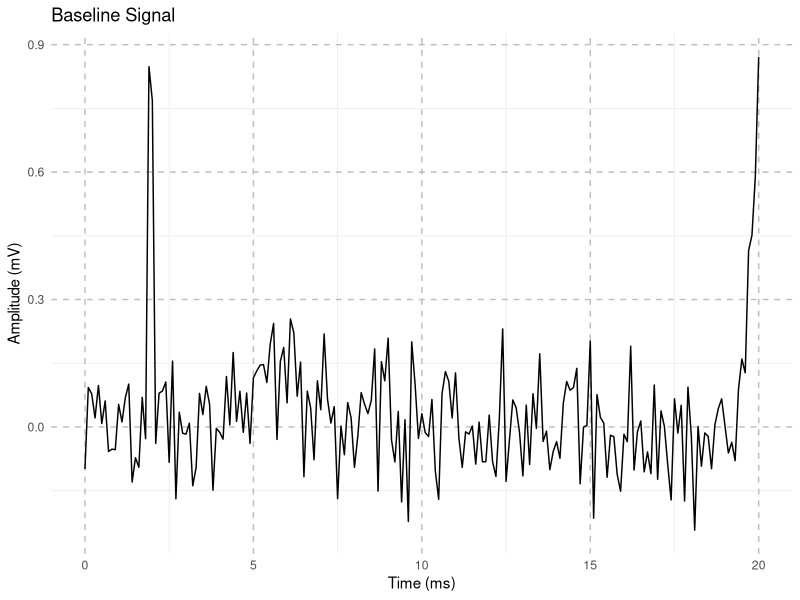
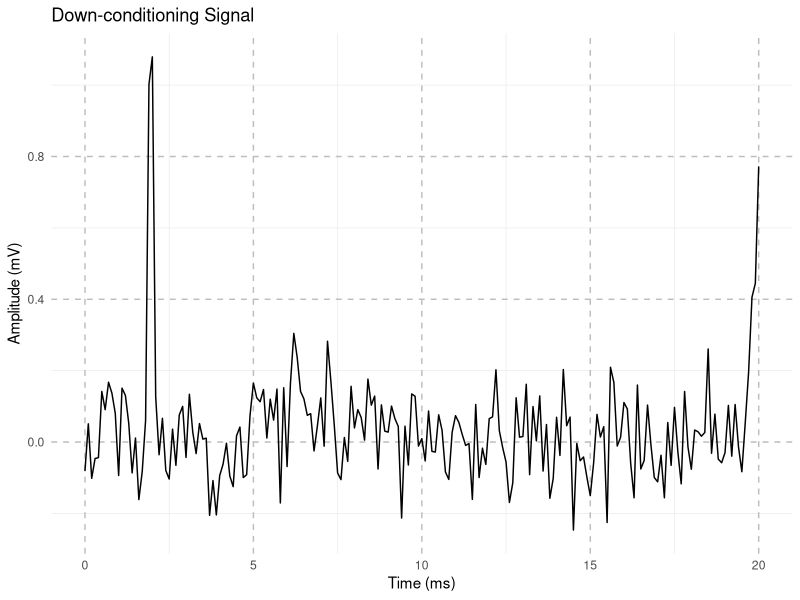
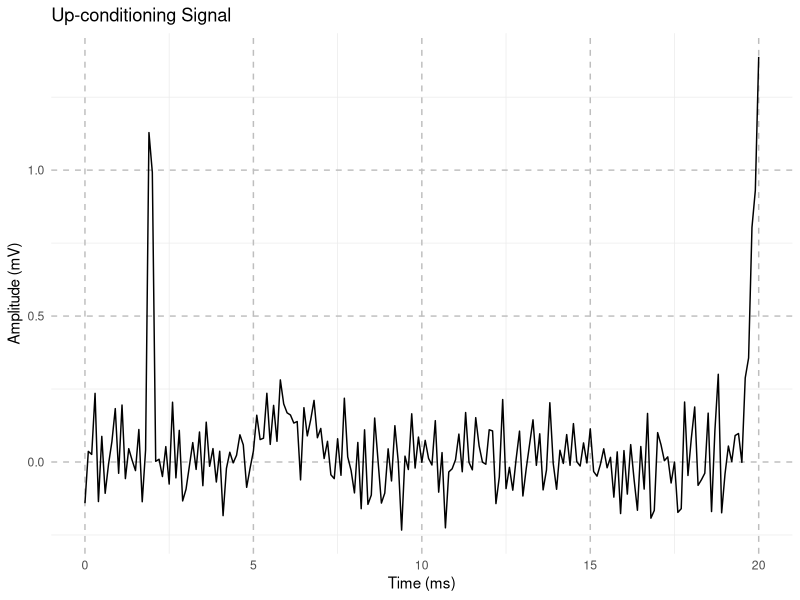
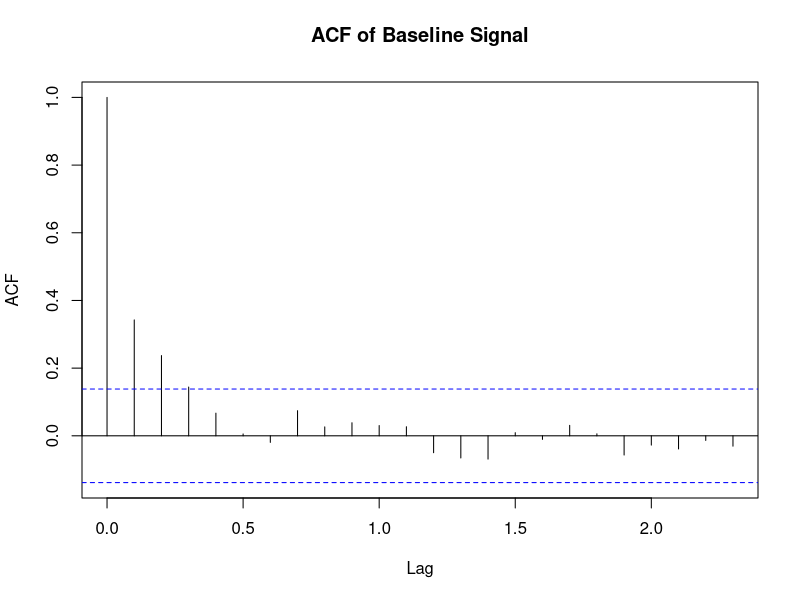
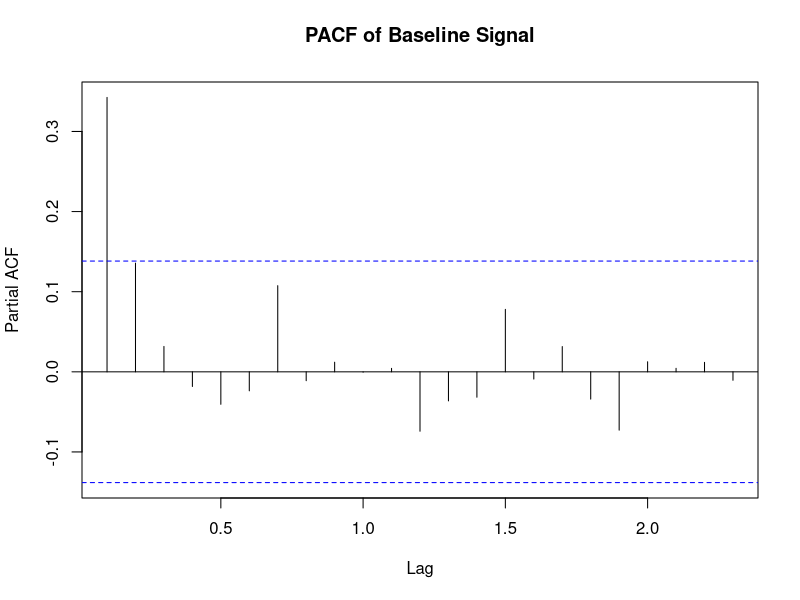
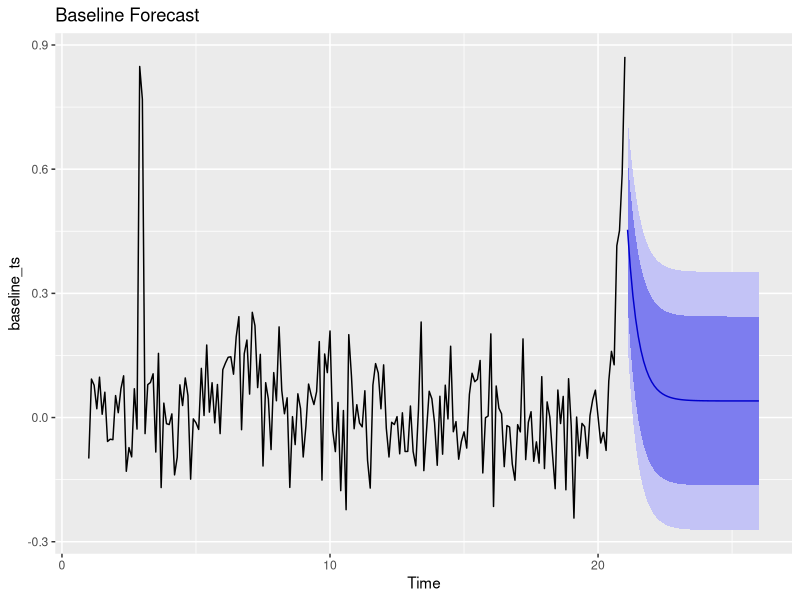
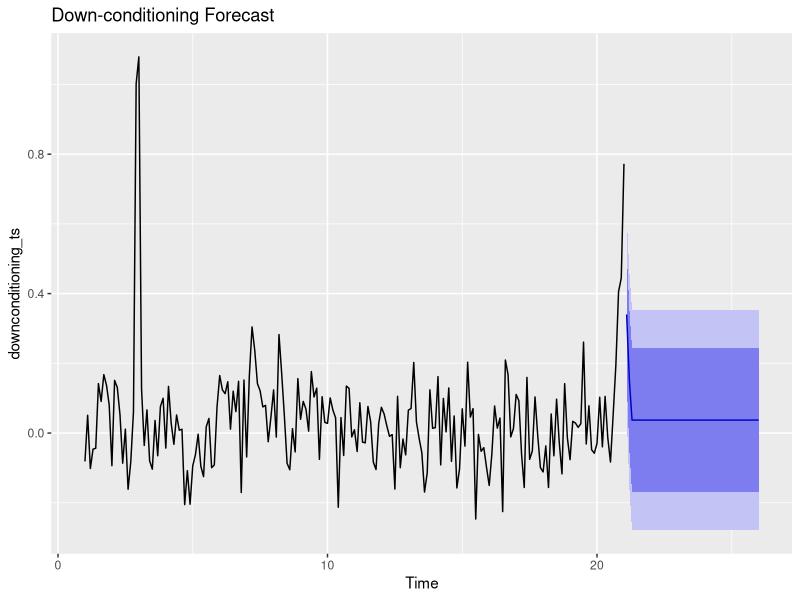
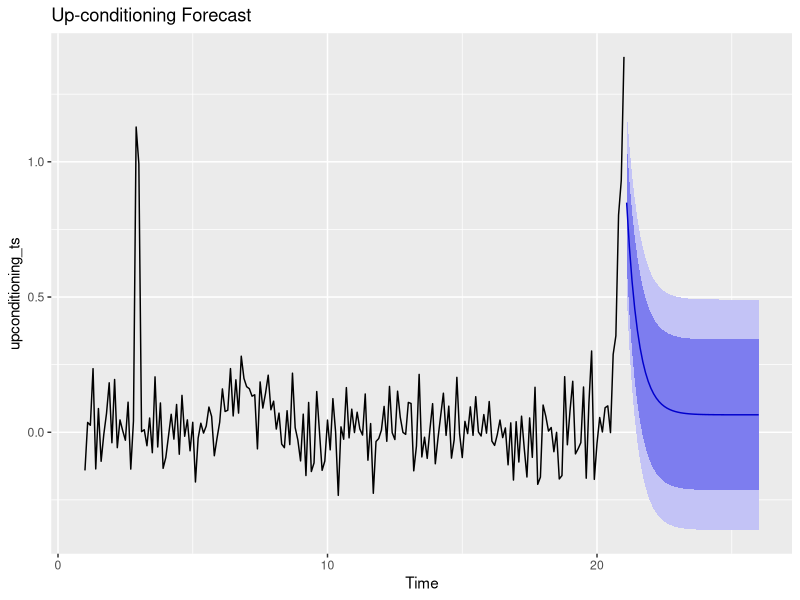

R code for these plots, in order:
# Load required libraries
library(ggplot2)
library(forecast)
library(tseries)

# Parameters for simulated data generation
sampling_rate <- 10000   # samples per second
duration <- 0.02         # 20 milliseconds
time <- seq(0, duration, length.out = sampling_rate * duration + 1)

# Function to generate EMG signal with different conditioning states
generate_emg_signal <- function(condition = "baseline", type = "additive") {
  stimulus_start <- round(0.002 * sampling_rate)
  stimulus_duration <- round(0.0002 * sampling_rate)
  stimulus_signal <- rep(0, length(time))
  stimulus_signal[stimulus_start:(stimulus_start + stimulus_duration - 1)] <- 1
  
  m_wave_center <- round(0.006 * sampling_rate)
  m_wave_std <- 0.0007 * sampling_rate
  m_wave <- exp(-0.55 * ((time * sampling_rate - m_wave_center) / m_wave_std)^2)
  
  h_wave_center <- round(0.0201 * sampling_rate)
  h_wave_std <- 0.00025 * sampling_rate
  h_wave_amplitude <- ifelse(condition == "baseline", 1, ifelse(condition == "downconditioning", 0.7, 1.3))
  h_wave <- exp(-0.5 * ((time * sampling_rate - h_wave_center) / h_wave_std)^2)
  
  emg_signal <- stimulus_signal + m_wave * 0.15 + h_wave * h_wave_amplitude
  noise <- rnorm(length(emg_signal), mean = 0, sd = 0.1)
  
  if (type == "additive") {
    return(emg_signal + noise)  # Additive model
  } else if (type == "multiplicative") {
    return(emg_signal * (1 + noise))  # Multiplicative model
  }
}

# Generate data for baseline, down-conditioning, and up-conditioning
baseline_signal <- generate_emg_signal("baseline")
downconditioning_signal <- generate_emg_signal("downconditioning")
upconditioning_signal <- generate_emg_signal("upconditioning")

# Visualize EMG signals
plot_emg_signal <- function(signal, title) {
  emg_data <- data.frame(Time = time * 1000, EMG_Signal = signal)
  ggplot(emg_data, aes(x = Time, y = EMG_Signal)) +
    geom_line(color = "black") +
    labs(x = "Time (ms)", y = "Amplitude (mV)", title = title) +
    theme_minimal() +
    theme(panel.grid.major = element_line(color = "gray", linetype = "dashed"))
}

plot_emg_signal(baseline_signal, "Baseline Signal")
plot_emg_signal(downconditioning_signal, "Down-conditioning Signal")
plot_emg_signal(upconditioning_signal, "Up-conditioning Signal")

# Convert signals to time series (sampling frequency 10 Hz for demonstration)
baseline_ts <- ts(baseline_signal, frequency = 10)
downconditioning_ts <- ts(downconditioning_signal, frequency = 10)
upconditioning_ts <- ts(upconditioning_signal, frequency = 10)

# Check stationarity with Augmented Dickey-Fuller Test
adf.test(baseline_ts)       # Null Hypothesis: non-stationary
adf.test(downconditioning_ts)
adf.test(upconditioning_ts)

# Autocorrelation and Partial Autocorrelation Analysis
acf(baseline_ts, main = "ACF of Baseline Signal")
pacf(baseline_ts, main = "PACF of Baseline Signal")

# ARIMA Modeling and Forecasting
fit_baseline <- auto.arima(baseline_ts)
fit_down <- auto.arima(downconditioning_ts)
fit_up <- auto.arima(upconditioning_ts)

# Forecast next 5 time points
forecast_baseline <- forecast(fit_baseline, h = 50)
forecast_down <- forecast(fit_down, h = 50)
forecast_up <- forecast(fit_up, h = 50)

# Plot forecasted results
autoplot(forecast_baseline) + ggtitle("Baseline Forecast")
autoplot(forecast_down) + ggtitle("Down-conditioning Forecast")
autoplot(forecast_up) + ggtitle("Up-conditioning Forecast")

## Additional Statistical Tests


# Compare mean H-reflex amplitudes: Paired T-Test for Baseline vs. Down-conditioning
baseline_mean <- mean(baseline_signal)
downconditioning_mean <- mean(downconditioning_signal)
upconditioning_mean <- mean(upconditioning_signal)

# Paired t-test for baseline vs. down-conditioning
t_test_down <- t.test(baseline_signal, downconditioning_signal, paired = TRUE)
t_test_up <- t.test(baseline_signal, upconditioning_signal, paired = TRUE)

# Display t-test results
print("Paired T-Test Results for Baseline vs Down-conditioning:")
print(t_test_down)

print("Paired T-Test Results for Baseline vs Up-conditioning:")
print(t_test_up)

# Calculate 95% Confidence Interval for H-reflex amplitude means
conf_interval_baseline <- t.test(baseline_signal)$conf.int
conf_interval_down <- t.test(downconditioning_signal)$conf.int
conf_interval_up <- t.test(upconditioning_signal)$conf.int

print("95% Confidence Interval for Baseline Mean:")
print(conf_interval_baseline)
print("95% Confidence Interval for Down-conditioning Mean:")
print(conf_interval_down)
print("95% Confidence Interval for Up-conditioning Mean:")
print(conf_interval_up)


# Decision Criteria
if(t_test_down$p.value < 0.05) {
  print("Decision: p < 0.05 - Conditioning had a measurable effect on H-reflex (Reject H₀ for Down-conditioning)")
} else {
  print("Decision: p >= 0.05 - No measurable effect of conditioning on H-reflex for Down-conditioning")
}

if(t_test_up$p.value < 0.05) {
  print("Decision: p < 0.05 - Conditioning had a measurable effect on H-reflex (Reject H₀ for Up-conditioning)")
} else {
  print("Decision: p >= 0.05 - No measurable effect of conditioning on H-reflex for Up-conditioning")
}


# Boxplot Comparison for H-reflex Amplitudes
emg_data <- data.frame(
  Condition = factor(rep(c("Baseline", "Down-conditioning", "Up-conditioning"), each = length(baseline_signal))),
  H_reflex_Amplitude = c(baseline_signal, downconditioning_signal, upconditioning_signal)
)

ggplot(emg_data, aes(x = Condition, y = H_reflex_Amplitude, fill = Condition)) +
  geom_boxplot() +
  labs(title = "H-reflex Amplitude by Condition", x = "Condition", y = "Amplitude (mV)") +
  theme_minimal()

